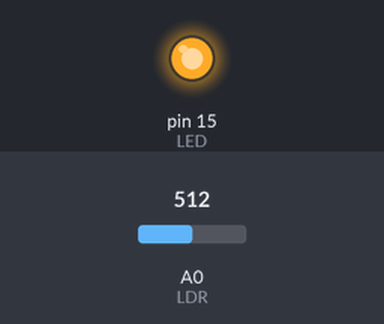
Recording of a sketch running on a simulated Arduino Uno, built with avr-gcc and run on an emulated ATmega328P. On the bench: output pins drawn as LEDs (lit = HIGH). The inputs (shaded band) are chosen by the test bench; at power-on: A0 (LDR) = 512.

Above: at 1.2 s.
1.3 s: A0 (LDR) set to 789
2.8 s: A0 (LDR) set to 814
At 3.6 s:
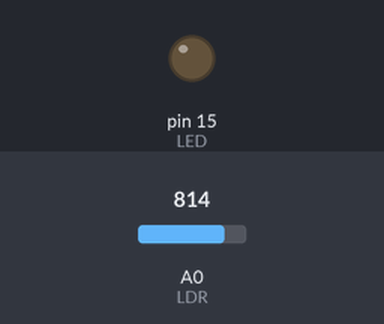
5.8 s: A0 (LDR) set to 790
At 6.2 s:
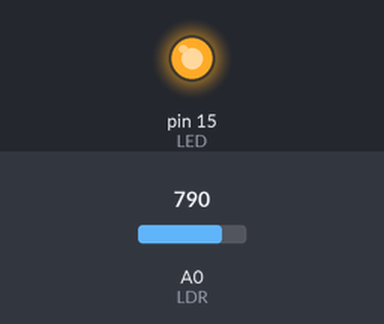
7.3 s: A0 (LDR) set to 810
At 8.1 s:
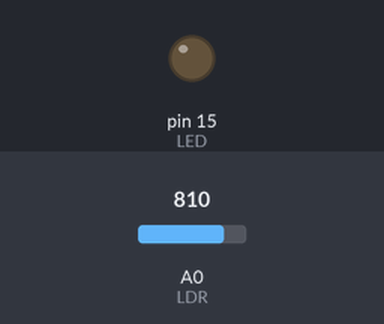
Timing chart, 0 to 10.3 s (numbered marks = the images above; inputs shaded):
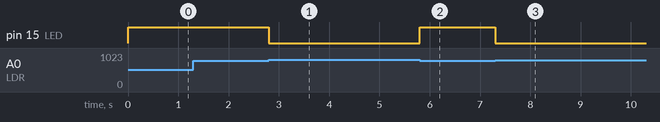

The sketch:

8_LDR_LED.ino
```cpp
#define LDR 0
#define LED 15

void setup() {
  pinMode(LDR, INPUT);
  pinMode(LED, OUTPUT);
}

void loop() {
  if(analogRead(LDR) > 800){
    digitalWrite(LED, LOW);
    delay(1000);
    }
  digitalWrite(LED, HIGH);
}
```

Measured:
- the behaviour switches between 800 and 801 on A0 (LDR) (found by bisection; images 0 and 1)
- after the input at 1.3 s, every drawn part: stays the same
- after the input at 2.8 s, pin 15 (LED): HIGH → LOW at once
- after the input at 5.8 s, pin 15 (LED): LOW → HIGH at once
- after the input at 7.3 s, pin 15 (LED): HIGH → LOW at once
